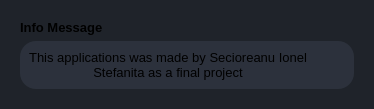
        <widget class="QCustomSlideMenu" name="popupContainer" native="true">
         <property name="styleSheet">
          <string notr="true">background-color:#1f232a;</string>
         </property>
         <layout class="QVBoxLayout" name="verticalLayout_19">
          <item>
           <widget class="QWidget" name="popupSubContainer" native="true">
            <property name="styleSheet">
             <string notr="true">border-radius:16px;</string>
            </property>
            <layout class="QVBoxLayout" name="verticalLayout_20">
             <item>
              <widget class="QLabel" name="label_15">
               <property name="font">
                <font>
                 <pointsize>10</pointsize>
                 <weight>75</weight>
                 <bold>true</bold>
                </font>
               </property>
               <property name="text">
                <string>Info Message</string>
               </property>
              </widget>
             </item>
             <item>
              <widget class="QFrame" name="frame_9">
               <property name="styleSheet">
                <string notr="true">background-color:#2c313c;
border-radius:16px;</string>
               </property>
               <property name="frameShape">
                <enum>QFrame::StyledPanel</enum>
               </property>
               <property name="frameShadow">
                <enum>QFrame::Raised</enum>
               </property>
               <layout class="QHBoxLayout" name="horizontalLayout_10">
                <item>
                 <widget class="QLabel" name="popup_txt">
                  <property name="sizePolicy">
                   <sizepolicy hsizetype="Expanding" vsizetype="Preferred">
                    <horstretch>0</horstretch>
                    <verstretch>0</verstretch>
                   </sizepolicy>
                  </property>
                  <property name="font">
                   <font>
                    <pointsize>10</pointsize>
                   </font>
                  </property>
                  <property name="text">
                   <string>This applications was made by Secioreanu Ionel Stefanita as a final project</string>
                  </property>
                  <property name="alignment">
                   <set>Qt::AlignCenter</set>
                  </property>
                  <property name="wordWrap">
                   <bool>true</bool>
                  </property>
                 </widget>
                </item>
                <item alignment="Qt::AlignRight">
                 <widget class="QPushButton" name="closePopupBtn">
                  <property name="toolTip">
                   <string>Close Popup</string>
                  </property>
                  <property name="text">
                   <string/>
                  </property>
                  <property name="icon">
                   <iconset>
                    <normaloff>Icons/x-octagon.svg</normaloff>Icons/x-octagon.svg</iconset>
                  </property>
                  <property name="iconSize">
                   <size>
                    <width>24</width>
                    <height>24</height>
                   </size>
                  </property>
                 </widget>
                </item>
               </layout>
              </widget>
             </item>
            </layout>
           </widget>
          </item>
         </layout>
        </widget>
